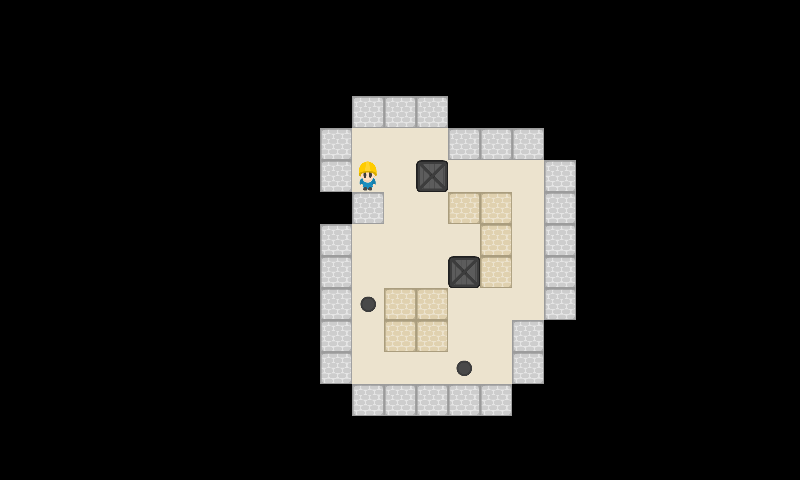

This game map was drawn from its Tiled (.tmx) file and the tilesets committed beside it. A one-line description and the trimmed map source follow:
An orthogonal 25x15 tile map with 32x32 px tiles, 2 tile layers (StaticMap, Objetos).

<map version="1.0" orientation="orthogonal" renderorder="right-down" width="25" height="15" tilewidth="32" tileheight="32">
 <tileset firstgid="1" source="Tileset.tsx" />
 <layer name="StaticMap" width="25" height="15">
  <data>[375 cells, 68 non-empty, 3 distinct tile ids]</data>
 </layer>
 <layer name="Objetos" width="25" height="15">
  <data>[375 cells, 5 non-empty, 3 distinct tile ids]</data>
 </layer>
</map>
